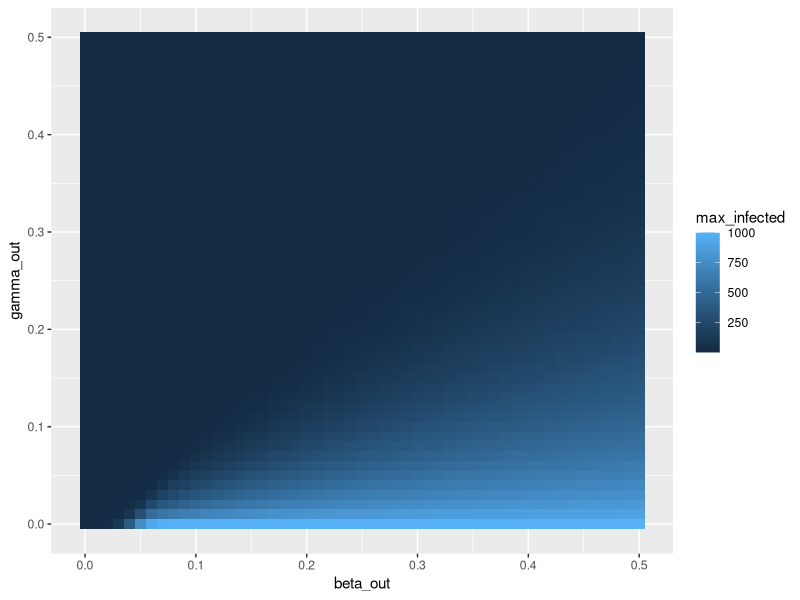
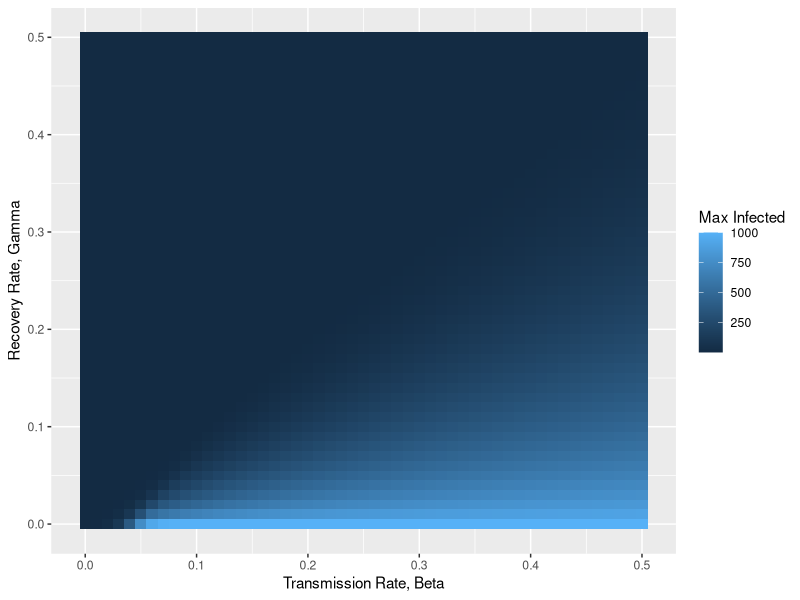

Here is the R script that generated these plots, in order:
## ---- chunk 1
library(deSolve)


#####################################################
# FUNCTION: run_sir_model
# PURPOSE: Solve deterministic SIR model with deSolve
# INPUTS:
#   beta, gamma : transmission & recovery rates
#   N           : total population
#   S0, I0, R0  : initial conditions
#   t_start     : start time
#   t_end       : end time
#   dt          : timestep
# OUTPUT:
#   data.frame with columns: time, S, I, R
##########################################
# The function below solves the SIR model for a single parameter set and will be used inside your loops to conduct the parameter sweep.

run_sir_model <- function(
  beta    = 0.1,
  gamma   = 0.1,
  N       = 1000,
  S0      = 999,
  I0      = 1,
  R0      = 0,
  t_start = 0,
  t_end   = 160,
  dt      = 1
) {

  init  <- c(S = S0, I = I0, R = R0)
  times <- seq(t_start, t_end, by = dt)

  sir_equations <- function(time, state, parameters) {
    with(as.list(c(state, parameters)), {
      dS <- -beta * S * I / N
      dI <-  beta * S * I / N - gamma * I
      dR <-  gamma * I
      list(c(dS, dI, dR))
    })
  }

  out <- ode(
    y     = init,
    times = times,
    func  = sir_equations,
    parms = c(beta = beta, gamma = gamma, N = N)
  )

  as.data.frame(out)
}

##############################################################
# END FUNCTION
## ---- chunk 2
# creating parameter vectors
beta_vec <- seq(from = 0, to = 0.5, by = 0.01)
gamma_vec <- seq(from = 0, to = 0.5, by = 0.01)

# test code
beta_params=beta_vec
gamma_params=gamma_vec

# start of function "sir_param_sweep"

sir_param_sweep <- function(
    beta_params,
    gamma_params
){
    
    ##### Creating storage df:
    ## finding the length of the df
    df <- length(beta_params)*length(gamma_params)

    ## creating each column in the df
    beta_out <- rep(NA, df)
    gamma_out <- rep(NA, df)
    max_infected <- rep(NA, df)

    ## creating the df
    storage_df <- data.frame(beta_out, gamma_out, max_infected)

    counter <- 1

    for(i in seq_along(beta_params)){
        for(j in seq_along(gamma_params)){

            # run sir model
            temp_df <- run_sir_model(beta = beta_params[i], gamma = gamma_params[j])

            # store variables inside df
            storage_df$max_infected[counter] <- max(temp_df$I)
            storage_df$beta_out[counter] <- beta_params[i]
            storage_df$gamma_out[counter] <- gamma_params[j]

            # increasing the counter
            counter <- counter + 1
            }
        }

  return(storage_df)

}

# run_sir_model()

testparam_sweep <- sir_param_sweep(beta_params = beta_vec, gamma_params = gamma_vec)
## ---- chunk 3


library(ggplot2)

ggplot(testparam_sweep, aes(x = beta_out, y = gamma_out, fill = max_infected)) + geom_tile()

plot_param_sweep <- function(
    param_df
){
    ggplot(param_df, aes(x = beta_out, y = gamma_out, fill = max_infected)) + geom_tile() + xlab("Transmission Rate, Beta") + ylab("Recovery Rate, Gamma") + labs(fill = "Max Infected")
}

plot_param_sweep(testparam_sweep)
